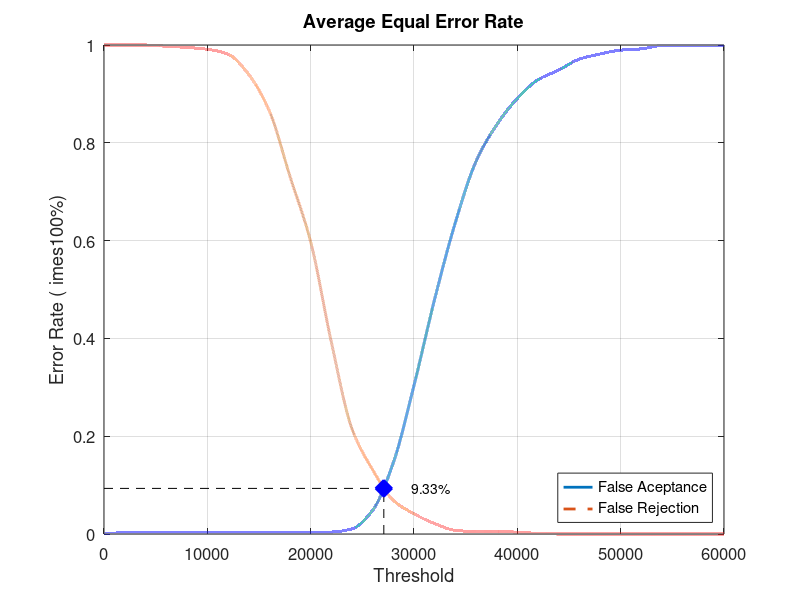
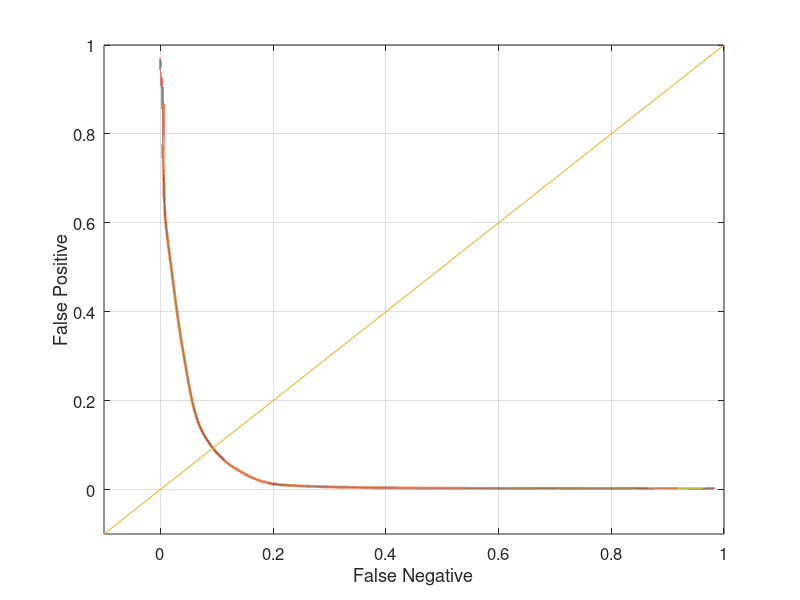

Here is the MATLAB script that generated these plots, in order:
close all;
clear;
clc;
x = 0:2000:60000;
xq = 0:0.5:60000;

y0 = [0 0.00263158 0.00263158 0.00263158 0.00263158 0.00263158 0.00263158 0.00263158 0.00263158 0.00263158 0.00263158 0.00394737 0.0105263 0.0486842 0.146053 0.303947 0.480263 0.636842 0.761842 0.836842 0.89079 0.928947 0.948684 0.971053 0.981579 0.989474 0.992105 0.998684 0.998684 0.998684 1]
yy0 = interp1(x, y0, xq, 'pchip');
y1 = [1 1 1 0.9975 0.995 0.99125 0.98125 0.94 0.865 0.73125 0.5975 0.3925 0.215 0.13125 0.06875 0.04125 0.02125 0.0075 0.005 0.005 0.00375 0.00125 0 0 0 0 0 0 0 0 0]
yy1 = interp1(x, y1, xq, 'pchip');

% Calculating EER: 
y2 = abs(y0 - y1);
find(y2 == min(y2))
yy2 = abs(yy0 - yy1);
xEER = find(yy2 == min(yy2));
xEERIndex = xq(xEER) % X-axis EER
yEER = yy0(xEER) % Y-axis EER

main = figure
plot(xq, yy0,'-','LineWidth', 2);	hold on
plot(xq, yy1,'--','LineWidth', 2);	hold on
plot([xEERIndex xEERIndex], [0 yEER], 'k--');	hold on
plot([0 xEERIndex], [yEER yEER], 'k--');	hold on
plot(xEERIndex, yEER, 'bx', 'LineWidth', 10);	hold on
text(xEERIndex + 10 * xEERIndex / 100, yEER, [num2str(round((10000 * yEER)) / 100) '%'])
legend('False Aceptance', 'False Rejection', 'Location', 'SouthEast')
xlabel('Threshold')
ylabel('Error Rate (	imes100%)')
title('Average Equal Error Rate')
set(gca, 'FontSize', 12)
axis([0 60000 0 1])
grid on

print(main, 'Experiment4AverageMain', '-dpng');
FNRxFPR = figure('Color', [1 1 1]);
plot(yy1, yy0, '-', yy1, yy0, 'LineWidth', 2);
hold on
y = -0.1:0.1:1
plot(y, y); 
set(gca, 'FontSize', 12)
xlabel('False Negative')
ylabel('False Positive')
axis([-0.1 1 -0.1 1])
set(gca, 'FontSize', 12)
grid on

print(FNRxFPR, 'Experiment4AverageFNRxFPR','-dpng');
